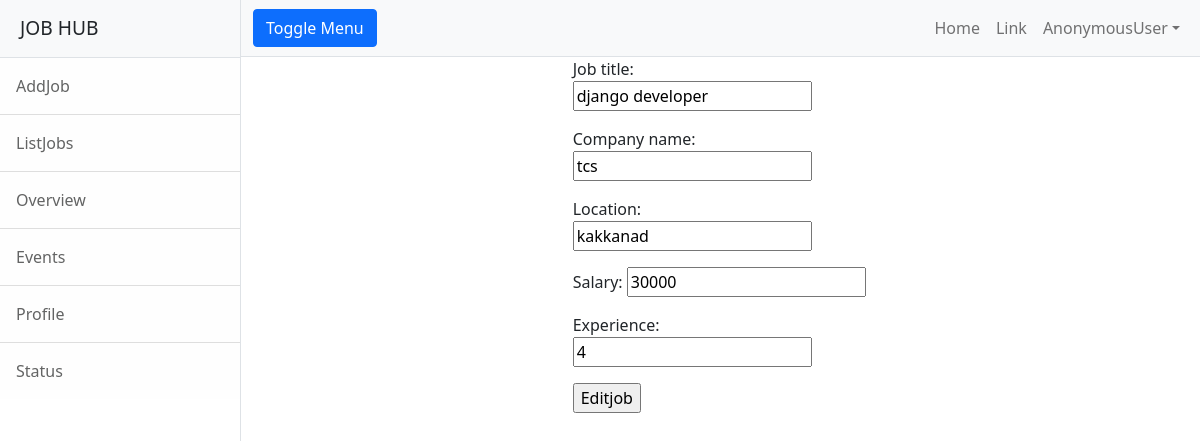
/employer/jobs/change/4, run on the app's committed database.
### employer/models.py (models this page shows, shortened)
class Jobs(models.Model):
    job_title=models.CharField(max_length=150)
    company_name=models.CharField(max_length=150)
    location=models.CharField(max_length=150)
    salary=models.PositiveIntegerField(null=True)
    experience=models.PositiveIntegerField(default=0)

### employer/views.py (the view)
# urls.py: path("jobs/change/<int:id>",views.JobEditView.as_view(),name='job-edit'),
class JobEditView(UpdateView):
    model = Jobs
    form_class = JobForm
    template_name = "emp-editjob.html"
    success_url = reverse_lazy("all-jobs")
    pk_url_kwarg = "id"

### employer/forms.py
class JobForm(forms.ModelForm):
   class Meta:
       model=Jobs
       fields="__all__"

### employer/templates/emp-editjob.html
{%extends 'base.html'%}
{%block body_block%}
<div class="row">
    <div class="col-4"></div>
    <div class="col-4">
        <form action="" method="post">
            {%csrf_token%}{{form.as_p}}
            <input type="submit" value="Editjob">
        </form>
    </div>
    <div class="col-4"></div>
</div>
{%endblock%}

### data on the page
Jobs: job_title "django developer", company_name "tcs", location "kakkanad", salary "30000", experience "4"

### other printed values
{{ request.user }} "AnonymousUser"
